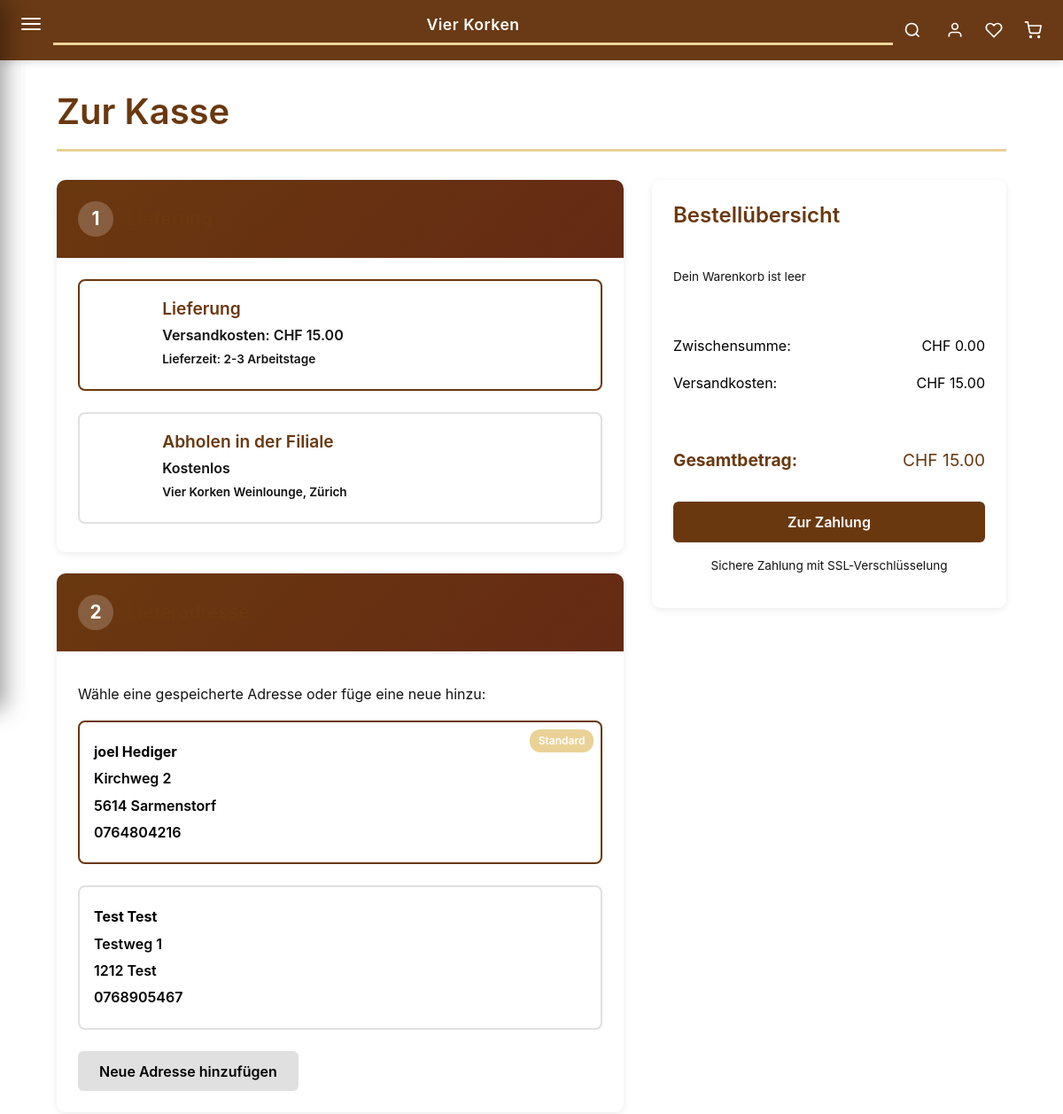
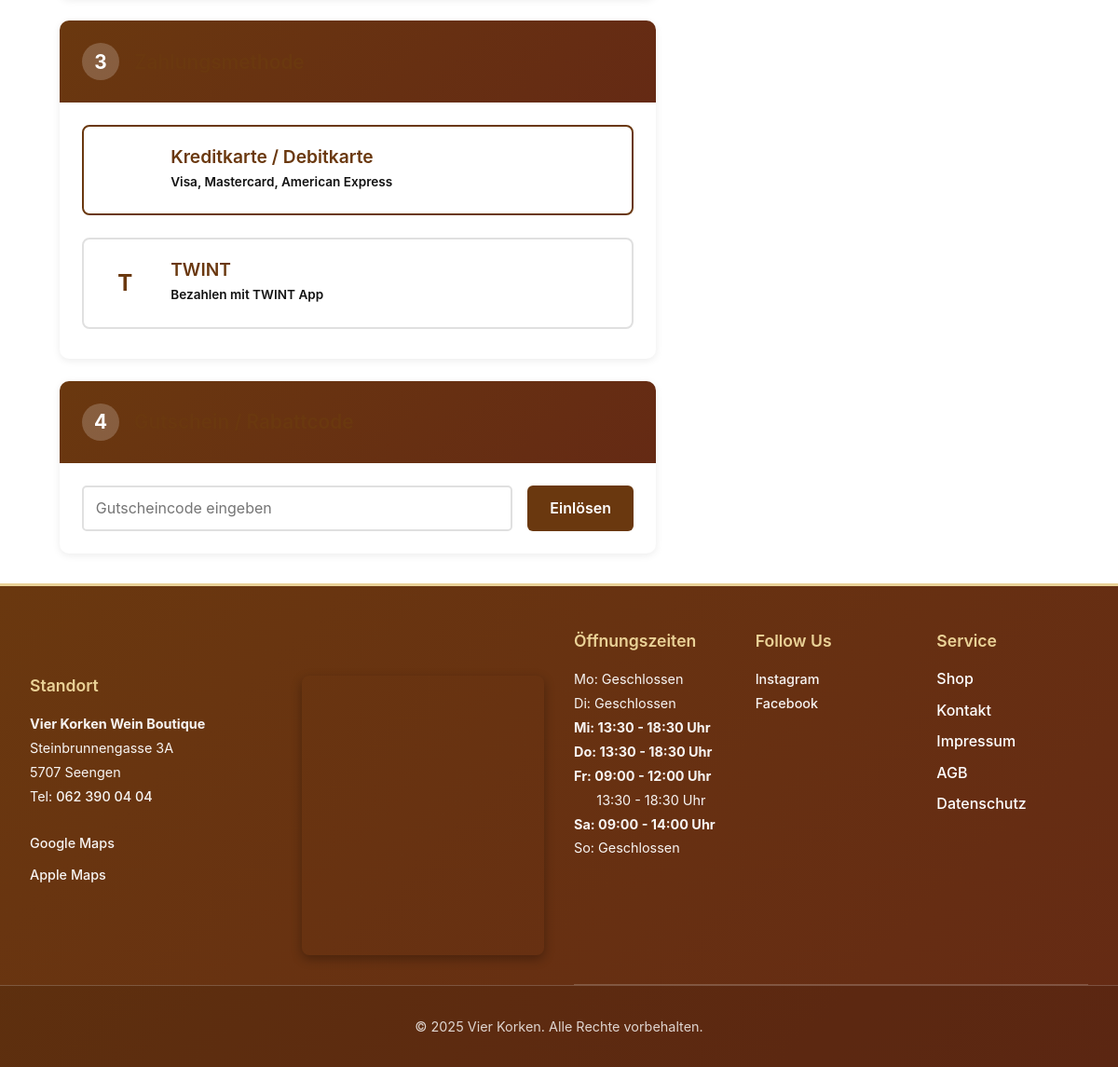
Screenshot of /?page=checkout (signed in) with the database file from the repository (2 pictures, top to bottom).
### tables this page shows
CREATE TABLE `theme_settings` (
  `id` int(11) NOT NULL,
  `setting_key` varchar(50) NOT NULL,
  `setting_value` text DEFAULT NULL,
  `setting_type` varchar(20) DEFAULT NULL,
  `label` varchar(100) DEFAULT NULL,
  `category` varchar(50) DEFAULT NULL,
  `created_at` timestamp NULL DEFAULT current_timestamp(),
  `updated_at` timestamp NULL DEFAULT current_timestamp() ON UPDATE current_timestamp()
);

CREATE TABLE `user_addresses` (
  `id` int(11) NOT NULL,
  `user_id` int(11) NOT NULL,
  `label` varchar(100) DEFAULT 'Hauptadresse',
  `first_name` varchar(100) NOT NULL,
  `last_name` varchar(100) NOT NULL,
  `street` varchar(255) NOT NULL,
  `city` varchar(100) NOT NULL,
  `postal_code` varchar(10) NOT NULL,
  `country` varchar(100) DEFAULT 'Schweiz',
  `phone` varchar(20) DEFAULT NULL,
  `is_default` tinyint(1) DEFAULT 0,
  `created_at` timestamp NULL DEFAULT current_timestamp(),
  `updated_at` timestamp NULL DEFAULT current_timestamp() ON UPDATE current_timestamp()
);

### includes/functions.php (called while the page is built, shortened)
<?php
function safe_output($text) {
    return htmlspecialchars($text, ENT_QUOTES, 'UTF-8');
}
function get_theme_color($key, $default = '') {
    global $db;
    $stmt = $db->prepare("SELECT setting_value FROM theme_settings WHERE setting_key = ?");
    $stmt->bind_param("s", $key);
    $stmt->execute();
    $result = $stmt->get_result();
    if ($result && $row = $result->fetch_assoc()) {
        return $row['setting_value'];
    }
    return $default;
}
?>

### pages/checkout.php (the view, shortened to what this page needs)
<?php
$user_id = $_SESSION['user_id'] ?? 0;
$is_logged_in = isset($_SESSION['user_id']);
$user_addresses = [];
if ($is_logged_in) {
    $result = $db->query("SELECT id, first_name, last_name, street, postal_code, city, phone, label, is_default FROM user_addresses WHERE user_id = $user_id ORDER BY is_default DESC");
    if ($result) {
        $user_addresses = $result->fetch_all(MYSQLI_ASSOC);
    }
}
?>
<div class="checkout-page">
    <div class="container">
        <h1>Zur Kasse</h1>
        <div class="checkout-layout">
            <div class="checkout-main">
                <div class="checkout-step" id="step-delivery">
                    <div class="step-header">
                        <div class="step-number">1</div>
                        <h2>Lieferung</h2>
                    </div>
                    <div class="step-content">
                        <div class="delivery-options">
                            <label class="delivery-option">
                                <div class="option-content">
                                    <div class="option-icon"><?php echo get_icon('truck', 24); ?></div>
                                    <div class="option-details">
                                        <h4>Lieferung</h4>
                                        <p>Versandkosten: CHF 15.00</p>
                                        <p class="text-small">Lieferzeit: 2-3 Arbeitstage</p>
                                    </div>
                                </div>
                            </label>
                            <label class="delivery-option">
                                <div class="option-content">
                                    <div class="option-icon"><?php echo get_icon('map-pin', 24); ?></div>
                                    <div class="option-details">
                                        <h4>Abholen in der Filiale</h4>
                                        <p>Kostenlos</p>
                                        <p class="text-small">Vier Korken Weinlounge, Zürich</p>
                                    </div>
                                </div>
                            </label>
                        </div>
                    </div>
                </div>
                <div class="checkout-step" id="step-address">
                    <div class="step-header">
                        <div class="step-number">2</div>
                        <h2 id="address-step-title">Lieferadresse</h2>
                    </div>
                    <div class="step-content" id="address-content">
                        <?php if ($is_logged_in && count($user_addresses) > 0): ?>
                            <p class="info-text" id="address-info-text">Wähle eine gespeicherte Adresse oder füge eine neue hinzu:</p>
                            <div class="address-list">
                                <?php foreach ($user_addresses as $index => $addr): ?>
                                    <label class="address-option">
                                        <div class="address-card">
                                            <?php if ($addr['is_default']): ?>
                                                <span class="badge-default">Standard</span>
                                            <?php endif; ?>
                                            <div><strong><?php echo safe_output($addr['first_name'] . ' ' . $addr['last_name']); ?></strong></div>
                                            <div><?php echo safe_output($addr['street']); ?></div>
                                            <div><?php echo safe_output($addr['postal_code'] . ' ' . $addr['city']); ?></div>
                                            <div><?php echo safe_output($addr['phone'] ?? ''); ?></div>
                                        </div>
                                    </label>
                                <?php endforeach; ?>
                            </div>
                            <button onclick="showAddAddressForm()" class="btn btn-secondary" style="margin-top: 1rem;">
                                <?php echo get_icon('plus', 18); ?> Neue Adresse hinzufügen
                            </button>
                        <?php endif; ?>
                    </div>
                </div>
                <div class="checkout-step" id="step-payment">
                    <div class="step-header">
                        <div class="step-number">3</div>
                        <h2>Zahlungsmethode</h2>
                    </div>
                    <div class="step-content">
                        <div class="payment-options">
                            <label class="payment-option">
                                <div class="option-content">
                                    <div class="option-icon"><?php echo get_icon('credit-card', 24); ?></div>
                                    <div class="option-details">
                                        <h4>Kreditkarte / Debitkarte</h4>
                                        <p class="text-small">Visa, Mastercard, American Express</p>
                                    </div>
                                </div>
                            </label>
                            <label class="payment-option">
                                <div class="option-content">
                                    <div class="option-icon" style="font-size: 1.5rem; font-weight: 700;">T</div>
                                    <div class="option-details">
                                        <h4>TWINT</h4>
                                        <p class="text-small">Bezahlen mit TWINT App</p>
                                    </div>
                                </div>
                            </label>
                        </div>
                    </div>
                </div>
                <div class="checkout-step" id="step-coupon">
                    <div class="step-header">
                        <div class="step-number">4</div>
                        <h2>Gutschein / Rabattcode</h2>
                    </div>
                    <div class="step-content">
                        <form id="coupon-form" class="coupon-form">
                            <input type="text" name="coupon_code" id="coupon-code-input" placeholder="Gutscheincode eingeben">
                            <button type="submit" class="btn btn-primary">Einlösen</button>
                        </form>
                    </div>
                </div>
            </div>
            <aside class="checkout-sidebar">
                <div class="order-summary">
                    <h3>Bestellübersicht</h3>
                    <div id="order-items-list">
                    </div>
                    <div class="summary-divider"></div>
                    <div class="summary-row">
                        <span>Zwischensumme:</span>
                        <span id="summary-subtotal">CHF 0.00</span>
                    </div>
                    <div class="summary-row" id="summary-shipping-row">
                        <span>Versandkosten:</span>
                        <span id="summary-shipping">CHF 15.00</span>
                    </div>
                    <div class="summary-divider"></div>
                    <div class="summary-row summary-total">
                        <span><strong>Gesamtbetrag:</strong></span>
                        <span id="summary-total"><strong>CHF 0.00</strong></span>
                    </div>
                    <button id="btn-complete-order" class="btn btn-primary btn-lg" style="width: 100%; margin-top: 1.5rem;">
                        <?php echo get_icon('check', 20); ?> Zur Zahlung
                    </button>
                    <p class="text-small text-light" style="text-align: center; margin-top: 1rem;">
                        <?php echo get_icon('lock', 14); ?> Sichere Zahlung mit SSL-Verschlüsselung
                    </p>
                </div>
            </aside>
        </div>
    </div>
</div>

### includes/header.php (shortened to what this page needs)
<?php
$is_admin = $_SESSION['is_admin'] ?? false;
$is_logged_in = isset($_SESSION['user_id']) && !$is_admin;
$logo_text = get_theme_color('logo_text', 'Vier Korken');
?>
<header class="header-unified">
    <div class="header-top">
        <button class="hamburger" id="hamburger-btn" aria-label="Menü">
            <span></span>
            <span></span>
            <span></span>
        </button>
        <a href="?page=home" class="logo-link">
            <h1><?php echo safe_output($logo_text); ?></h1>
        </a>
        <div class="header-icons">
            <button class="icon-btn search-toggle" id="search-toggle" aria-label="Suche">
                <svg width="20" height="20" viewBox="0 0 24 24" fill="none" stroke="currentColor" stroke-width="2">
                    <circle cx="11" cy="11" r="8"></circle>
                    <path d="m21 21-4.35-4.35"></path>
                </svg>
            </button>
            <?php if (!$is_admin && !$is_logged_in): ?>
                <a href="?modal=login" class="icon-btn" aria-label="Anmelden">
                    <svg width="20" height="20" viewBox="0 0 24 24" fill="none" stroke="currentColor" stroke-width="2">
                        <path d="M15 3h4a2 2 0 0 1 2 2v14a2 2 0 0 1-2 2h-4"></path>
                        <polyline points="10 17 15 12 10 7"></polyline>
                        <line x1="15" y1="12" x2="3" y2="12"></line>
                    </svg>
                </a>
            <?php else: ?>
                <a href="?page=user-portal" class="icon-btn" aria-label="Mein Account">
                    <svg width="20" height="20" viewBox="0 0 24 24" fill="none" stroke="currentColor" stroke-width="2">
                        <path d="M20 21v-2a4 4 0 0 0-4-4H8a4 4 0 0 0-4 4v2"></path>
                        <circle cx="12" cy="7" r="4"></circle>
                    </svg>
                </a>
            <?php endif; ?>
            <a href="?page=wishlist" class="icon-btn wishlist-icon" aria-label="Merkliste">
                <svg width="20" height="20" viewBox="0 0 24 24" fill="none" stroke="currentColor" stroke-width="2">
                    <path d="M20.84 4.61a5.5 5.5 0 0 0-7.78 0L12 5.67l-1.06-1.06a5.5 5.5 0 0 0-7.78 7.78l1.06 1.06L12 21.23l7.78-7.78 1.06-1.06a5.5 5.5 0 0 0 0-7.78z"></path>
                </svg>
            </a>
            <a href="?page=cart" class="icon-btn cart-icon" aria-label="Warenkorb">
                <svg width="20" height="20" viewBox="0 0 24 24" fill="none" stroke="currentColor" stroke-width="2">
                    <circle cx="9" cy="21" r="1"></circle>
                    <circle cx="20" cy="21" r="1"></circle>
                    <path d="M1 1h4l2.68 13.39a2 2 0 0 0 2 1.61h9.72a2 2 0 0 0 2-1.61L23 6H6"></path>
                </svg>
            </a>
        </div>
    </div>
</header>

### assets/css/main.css (style rules this page uses)
:root { --primary-color: #722c2c; --primary-dark: #561111; --accent-gold: #d4a574; --bg-light: #f9f6f3; --text-dark: #333333; --text-light: #666666; --border-color: #e0e0e0; --warning: #ff9800; --success: #4CAF50; --error: #ff6b6b; }
* { box-sizing: border-box; margin: 0; padding: 0; }
html { font-size: 16px; -webkit-font-smoothing: antialiased; -moz-osx-font-smoothing: grayscale; }
body { font-family: -apple-system, BlinkMacSystemFont, 'Segoe UI', Roboto, 'Helvetica Neue', Arial, sans-serif; line-height: 1.6; color: var(--text-dark); background: var(--bg-light); display: flex; flex-direction: column; min-height: 100vh; }
h1, h2, h3, h4, h5, h6 { font-weight: 600; line-height: 1.3; color: var(--primary-color); }
h1 { font-size: 2.5rem; border-bottom: 3px solid var(--accent-gold); padding-bottom: 0.5rem; margin-bottom: 1.5rem; }
h2 { font-size: 2rem; margin: 1.5rem 0 1rem; }
h3 { font-size: 1.5rem; margin: 1rem 0 0.8rem; }
h4 { font-size: 1.2rem; }
p { margin: 0.8rem 0; }
a { text-decoration: none; color: var(--primary-color); transition: all 0.3s ease; }
.container { width: 100%; max-width: 1400px; margin: 0 auto; padding: 0 2rem; }
.btn { display: inline-flex; align-items: center; justify-content: center; gap: 0.5rem; padding: 0.8rem 1.5rem; border: none; border-radius: 6px; font-size: 1rem; font-weight: 600; cursor: pointer; transition: all 0.3s ease; text-decoration: none; font-family: inherit; min-height: 44px; white-space: nowrap; }
.btn-primary { background: var(--primary-color); color: white; }
.btn-secondary { background: var(--border-color); color: var(--text-dark); }
input[type="text"], input[type="email"], input[type="password"], input[type="number"], input[type="url"], select, textarea { width: 100%; padding: 0.8rem; border: 2px solid var(--border-color); border-radius: 6px; font-size: 1rem; font-family: inherit; transition: all 0.3s ease; min-height: 44px; }
label { display: block; font-weight: 600; margin-bottom: 0.5rem; color: var(--text-dark); }

### assets/css/responsive.css (style rules this page uses)
button, .btn, a.btn { min-height: 44px; min-width: 44px; }
input[type="text"], input[type="number"], input[type="email"], input[type="password"], select, textarea { font-size: 16px; padding: 0.8rem; min-height: 44px; }
@media (min-width: 481px) { .container { padding: 0 1.5rem; } }
@media (min-width: 769px) { .container { padding: 0 2rem; max-width: 1200px; } }
@media (min-width: 1025px) { .container { max-width: 1400px; } }

### rows the page displays
theme_settings: setting_value "Vier Korken"
user_addresses: is_default "Standard", first_name+last_name "joel Hediger", street "Kirchweg 2", postal_code+city "5614 Sarmenstorf", phone "0764804216"
user_addresses: first_name+last_name "Test Test", street "Testweg 1", postal_code+city "1212 Test", phone "0768905467"
